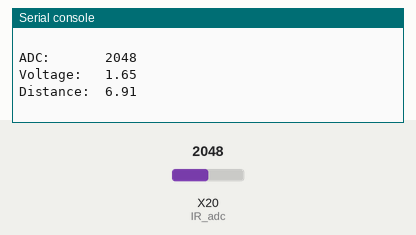
Recording of a program running on a simulated pyboard running MicroPython. Shown: the last lines printed to the serial console. Inputs (shaded band) come from the test bench; at power-on: X20 (IR_adc) = 2048 (analog values on the 0–4095 scale). Library files of the repository ran but are not shown: 1 file(s).

Above: at 1.2 s.
1.3 s: X20 (IR_adc) set to 1228
At 1.9 s:
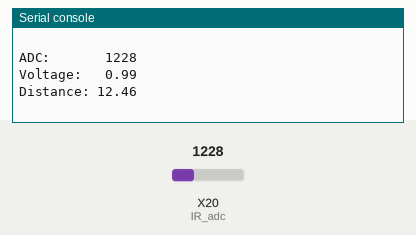
3.5 s: X20 (IR_adc) set to 491
At 3.9 s:
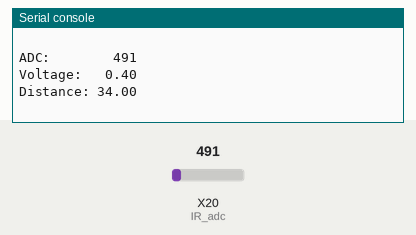
5.5 s: X20 (IR_adc) set to 0
At 5.9 s:
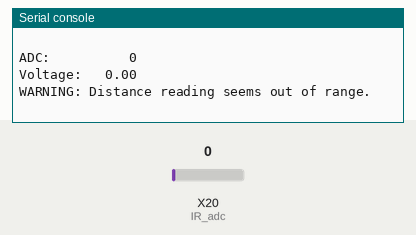
7.0 s: X20 (IR_adc) set to 80
At 7.4 s:
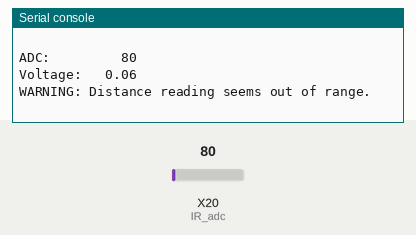
Timing chart, 0 to 10.0 s (numbered marks = the images above; inputs shaded):
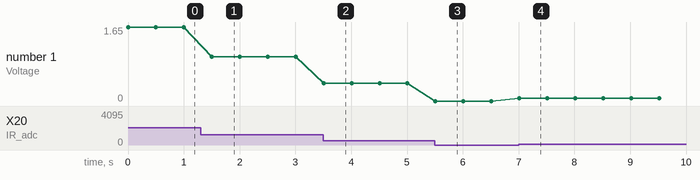

The program:

main.py
```python
###############################################################################
# main.py
#
# simple script to read the value of a the IR sensor every 500ms and print
# its value to the REPL. In this version, we use a curve fit derived from the
# sensor data sheet to approximate the distance to the nearest object in
# front of the sensor based on its analog output.
#
# The yellow cable from the sensor should be connected
# to Pin X20 on the pyboard.
#
# The sensor outputs approximately:
#  * 3.1V at 4cm
#  * 0.3V at 30cm
#  * There is a nonlinear relationship between these values
#
# Sensor datasheet and application note:
#   http://www.sharp-world.com/products/device/lineup/data/pdf/datasheet/gp2y0a41sk_e.pdf
#   http://www.sharp-world.com/products/device/lineup/data/pdf/datasheet/gp2y0a_gp2y0d_series_appl_e.pdf
#
# Curve fit script:
#  https://git.io/vFwc7
#
# Created: 10/25/17
#   - Joshua Vaughan
#   - joshua.vaughan@louisiana.edu
#   - http://www.ucs.louisiana.edu/~jev9637
#
# Modified:
#   * 09/29/18 - JEV - Changed pin to match upcoming MCHE201 breakout
#
# TODO:
#   *
###############################################################################

import pyb      # import the pyboard module
import time     # import the time module

# We need the exponent function from the math module
# Since we're only using on function from the module, we can just import
# that function alone using the "from __ import __" style.
from math import exp

# Set up the analog-to-digital converter
IR_adc = pyb.ADC(pyb.Pin("X20"))

# Now read the pot every 500ms, forever
while (True):
    # Read the value of the IR sensor. It should be in the range 0-4095
    IR_value = IR_adc.read()

    # We can convert the value to the voltage we are reading.
    # 0=0V and 4095=3.3V
    voltage = 3.3 / 4095 * IR_value


    # Always print out the ADC values, nicely formatted
    print("ADC:      {:5d}".format(IR_value))
    print("Voltage:  {:5.2f}".format(voltage))

    # Now, calculate the distance based on the ADC voltage
    distance = 72.72693033 * exp(-2.36147409 * voltage) + 5.43546275

    # If we get an answer outside of the range of the sensor, issue a warning.
    if distance > 40 or distance < 4:
        print("WARNING: Distance reading seems out of range.\n")
    else:
        print("Distance: {:5.2f}\n".format(distance))

    # sleep for 500ms
    time.sleep_ms(500)
```

Measured:
- after the input at 1.3 s, the serial console: prints a new line after 0.20 s (image 1)
- after the input at 3.5 s, the serial console: prints a new line at once (image 2)
- after the input at 5.5 s, the serial console: prints a new line at once (image 3)
- after the input at 7.0 s, the serial console: prints a new line at once (image 4)
- plotted number 1: 1.65 → 0.99 after the input at 1.3 s, 0.99 → 0.4 after the input at 3.5 s, 0.4 → 0 after the input at 5.5 s, 0 → 0.06 after the input at 7.0 s
